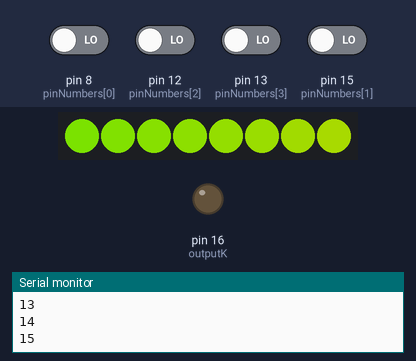
Simulated run of this sketch. Board: Arduino Uno, built with avr-gcc and run on an emulated ATmega328P. Parts: 8 RGB LEDs in strip order, left to right, output pins drawn as LEDs (lit = HIGH), the last lines printed to the serial monitor. The test bench sets the inputs (shaded band); at power-on: pin 8 (pinNumbers[0]), pin 12 (pinNumbers[2]), pin 13 (pinNumbers[3]), pin 15 (pinNumbers[1]) LOW. Dim RGB values are drawn brighter than linear.

Above: at 4.7 s.
At 10.5 s:
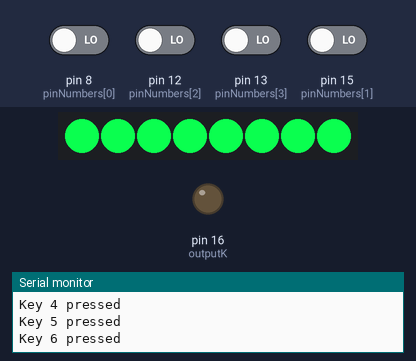
10.6 s: pin 8 (pinNumbers[0]) driven HIGH and pin 12 (pinNumbers[2]) driven HIGH
At 10.6 s:
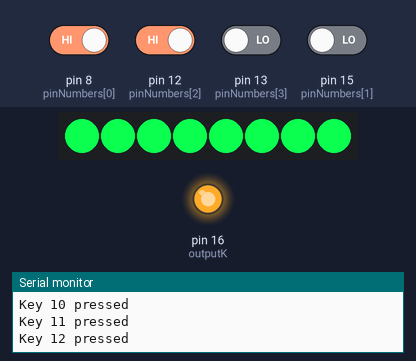
13.6 s: pin 8 (pinNumbers[0]) driven LOW
16.6 s: pin 12 (pinNumbers[2]) driven LOW and pin 13 (pinNumbers[3]) driven HIGH
19.6 s: pin 13 (pinNumbers[3]) driven LOW
21.7 s: pin 13 (pinNumbers[3]) driven HIGH
24.7 s: pin 12 (pinNumbers[2]) driven HIGH
Timing chart, 0 to 27.7 s (numbered marks = the images above; inputs shaded):
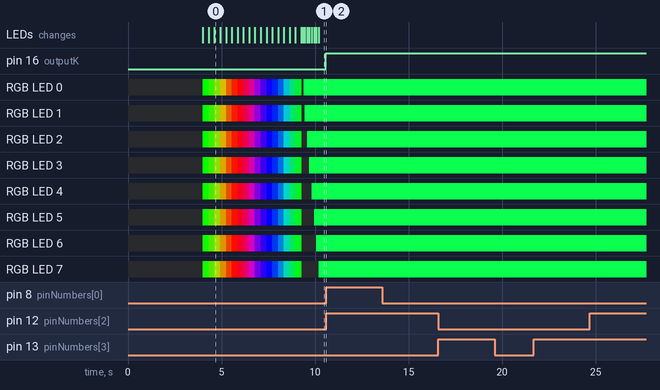

The sketch:

monome.ino
```cpp
/////////////////////////
// DEBUG DEFINITIONS ////
/////////////////////////
#define DEBUG
#define DEBUG2
#define DEBUG3
#define DEBUG_TIMING
#define DEBUG_MONOME

////////////////////////
// DEFINED CONSTANTS////
////////////////////////
#define BUFFER_LENGTH    3     // 3 bytes gives us 24 samples
#define NUM_ROWS         8
#define NUM_COLUMNS      8
#define NUM_INPUTS       NUM_ROWS+NUM_COLUMNS      // 8 rows, 8 columns
#define NUM_BUTTONS      NUM_ROWS * NUM_COLUMNS    // 64 buttons
#define TARGET_LOOP_TIME 744  // (1/56 seconds) / 24 samples = 744 microseconds per sample

#define SERIAL9600
#include "settings.h"

/////////////////////////
// MAKEY MAKEY STRUCT ///
/////////////////////////
typedef struct {
  byte pinNumber;
  int keyCode;
  int timePressed;
  byte measurementBuffer[BUFFER_LENGTH];
  boolean oldestMeasurement;
  byte bufferSum;
  boolean pressed;
  boolean prevPressed;
}
MakeyMakeyInput;
MakeyMakeyInput inputs[NUM_INPUTS];

// create some buttons to keep track of LED states
typedef struct {
  boolean pressed;
  boolean state;
  boolean highlight;
}
Button;
Button buttons [NUM_BUTTONS];
uint32_t ledColor = 0;
uint32_t ledHighlightColor = 0;
uint32_t ledHighlightOnColor = 0;

/////////////////////////
// NEOPIXELS ////////////
/////////////////////////
// http://learn.adafruit.com/adafruit-neopixel-uberguide/neomatrix-library
// set the Neopixel pin to 0 - D0
#define NEO_PIN 0
#include <Adafruit_NeoPixel.h>
Adafruit_NeoPixel strip = Adafruit_NeoPixel(8, NEO_PIN, NEO_GRB + NEO_KHZ800);

///////////////////////////////////
// VARIABLES //////////////////////
///////////////////////////////////
int bufferIndex = 0;
byte byteCounter = 0;
byte bitCounter = 0;
byte inByte;

int pressThreshold;
int releaseThreshold;
int triggerThresh = 200;
boolean inputChanged;


/*
  KEY MAPPINGS
  0-5, pin D0 to D5 - pin D0 controls the Neopixels
  6 - click button pad
  7 - space button pad
  8 - down arrow pad
  9-11, input status LED pin numbers (? unused)
  12 - up arrow pad
  13 - left arrow pad
  14 - pin D14 (unused)
  15 - right arrow pad
  16 - pin D16 (controls LED that indicates when a key is pressed)
  17 - (? unused)
  18-23, pin A0 to A5
*/

int pinNumbers[NUM_INPUTS] = {
  // Rows /////////////////////////
  8,     // row 1 = down arrow pad
  15,    // row 2 = right arrow pad
//  7,     // row 3 = space button pad
//  6,     // row 4 = click
//  2,     // row 5 = pin D2
//  3,     // row 6 = pin D3
//  4,     // row 7 = pin D4
//  5,     // row 8 = pin D5
  // Columns ///////////////////////
  12,     // column 1 = up arrow pad
  13,     // column 2 = left arrow pad
//  18,     // column 3 = A0
//  19,     // column 4 = A1
//  20,     // column 5 = A2
//  21,     // column 6 = A3
//  22,     // column 7 = A4
//  23      // column 8 = A5
};


// LED that indicates when key is pressed
const int outputK = 16;
byte ledCycleCounter = 0;

// timing
int loopTime = 0;
int prevTime = 0;
int loopCounter = 0;


///////////////////////////
// FUNCTIONS //////////////
///////////////////////////
void initializeArduino();
void initializeInputs();
void initializeNeopixels();
void updateMeasurementBuffers();
void updateBufferSums();
void updateBufferIndex();
void updateInputStates();
void addDelay();
void updateOutLED();
void updateNeopixels();

//////////////////////
// SETUP /////////////
//////////////////////
void setup()
{
  initializeArduino();
  initializeInputs();
  initializeNeopixels();
  delay(100);
}

////////////////////
// MAIN LOOP ///////
////////////////////
void loop()
{
  checkSerialInput();
  updateMeasurementBuffers();
  updateBufferSums();
  updateBufferIndex();
  updateInputStates();
  updateOutLED();
  addDelay();
}

//////////////////////////
// INITIALIZE ARDUINO
//////////////////////////
void initializeArduino() {
  Serial.begin(9600);
  while (!Serial) {
    ; // wait for serial port to connect. Needed for Leonardo only
  }
  /* Set up input pins
   DEactivate the internal pull-ups, since we're using external resistors */
  for (int i=0; i<NUM_INPUTS; i++)
  {
    pinMode(pinNumbers[i], INPUT);
    digitalWrite(pinNumbers[i], LOW);
  }

  pinMode(outputK, OUTPUT);
  digitalWrite(outputK, LOW);


#ifdef DEBUG
  delay(4000); // allow us time to reprogram in case things are freaking out
#endif
}

///////////////////////////
// INITIALIZE INPUTS
///////////////////////////
void initializeInputs() {

  float thresholdPerc = SWITCH_THRESHOLD_OFFSET_PERC;
  float thresholdCenterBias = SWITCH_THRESHOLD_CENTER_BIAS/50.0;
  float pressThresholdAmount = (BUFFER_LENGTH * 8) * (thresholdPerc / 100.0);
  float thresholdCenter = ( (BUFFER_LENGTH * 8) / 2.0 ) * (thresholdCenterBias);
  pressThreshold = int(thresholdCenter + pressThresholdAmount);
  releaseThreshold = int(thresholdCenter - pressThresholdAmount);

#ifdef DEBUG
  Serial.println(pressThreshold);
  Serial.println(releaseThreshold);
#endif

  for (int i=0; i<NUM_INPUTS; i++) {
    inputs[i].pinNumber = pinNumbers[i];
    inputs[i].keyCode = keyCodes[i];

    for (int j=0; j<BUFFER_LENGTH; j++) {
      inputs[i].measurementBuffer[j] = 0;
    }
    inputs[i].oldestMeasurement = 0;
    inputs[i].bufferSum = 0;

    inputs[i].pressed = false;
    inputs[i].prevPressed = false;

#ifdef DEBUG
    Serial.println(i);
#endif

  }
}

void checkSerialInput() {
  /*
    here is what the incoming serial data means
    0 => no incoming serial data
    1-64 => strip.setPixelColor(i, ledColor) where i is between 0-63 (turn LED on)
    65-129 => strip.setPixelColor(i, 0) where i is between 0-63 (turn LED off)
    129 => clear monome
    130-137 => highlight columns 0-7
    >138 => corresponds to a color change of the LEDs
  */
  if (Serial.available() > 0) {
    // get incoming byte:
    inByte = Serial.read();

    // turn LED on
    if (inByte < NUM_BUTTONS + 1) {
      buttons[inByte-1].state = true;
      //updateNeopixels;
    }
    // turn LED off
    else if (inByte > NUM_BUTTONS && inByte < NUM_BUTTONS*2 + 1) {
      buttons[inByte-(NUM_BUTTONS+1)].state = false;
      //updateNeopixels();
    }
    // clear monome
    else if (inByte == NUM_BUTTONS*2 + 1) clearMonome();
    // highlight column
    else if (inByte > NUM_BUTTONS*2+1 && inByte < (NUM_BUTTONS)*2+2+NUM_COLUMNS) highlightColumn(inByte-(NUM_BUTTONS*2+2));
    // change ledColor
    //else ledColor = inByte - NUM_BUTTONS*2+2+NUM_COLUMNS;
  }
}

///////////////////////////
// INITIALIZE Neopixels
///////////////////////////
void initializeNeopixels() {
  strip.begin();
  strip.show(); // Initialize all pixels to 'off'
  rainbow(20);
  clearNeopixels();
  setColors();
}


//////////////////////////////
// UPDATE MEASUREMENT BUFFERS
//////////////////////////////
void updateMeasurementBuffers() {

  for (int i=0; i<NUM_INPUTS; i++) {

    // store the oldest measurement, which is the one at the current index,
    // before we update it to the new one
    // we use oldest measurement in updateBufferSums
    byte currentByte = inputs[i].measurementBuffer[byteCounter];
    inputs[i].oldestMeasurement = (currentByte >> bitCounter) & 0x01;

    // make the new measurement
    boolean newMeasurement = digitalRead(inputs[i].pinNumber);

    // invert so that true means the switch is closed, i.e. touched
    newMeasurement = !newMeasurement;

    // store it
    if (newMeasurement) {
      currentByte |= (1<<bitCounter);
    }
    else {
      currentByte &= ~(1<<bitCounter);
    }
    inputs[i].measurementBuffer[byteCounter] = currentByte;
  }
}

///////////////////////////
// UPDATE BUFFER SUMS
///////////////////////////
void updateBufferSums() {

  // the bufferSum is a running tally of the entire measurementBuffer
  // add the new measurement and subtract the old one

  for (int i=0; i<NUM_INPUTS; i++) {
    byte currentByte = inputs[i].measurementBuffer[byteCounter];
    boolean currentMeasurement = (currentByte >> bitCounter) & 0x01;
    if (currentMeasurement) {
      inputs[i].bufferSum++;
    }
    if (inputs[i].oldestMeasurement) {
      inputs[i].bufferSum--;
    }
  }
}

///////////////////////////
// UPDATE BUFFER INDEX
///////////////////////////
void updateBufferIndex() {
  bitCounter++;
  if (bitCounter == 8) {
    bitCounter = 0;
    byteCounter++;
    if (byteCounter == BUFFER_LENGTH) {
      byteCounter = 0;
    }
  }
}

///////////////////////////
// UPDATE INPUT STATES
///////////////////////////
void updateInputStates() {
  inputChanged = false;
  for (int i=0; i<NUM_INPUTS; i++) {
    inputs[i].prevPressed = inputs[i].pressed; // store previous pressed state (only used for mouse buttons)
    if (inputs[i].pressed) {
      if (inputs[i].bufferSum < releaseThreshold) {
        inputChanged = true;
        inputs[i].pressed = false;


        /* TODO - can we reset the entire column or row here rather than updating the entire monome?
        One problem may be the fact that keys are constantly released- if, for example, another
        key is triggered (holding two keys at once), it's possible that the key release is flickered
        between the two keys. Effect: LED cell that flickers on/off rather than solid color.
        */

        if(i<8) resetRow(i);
        else resetColumn(i);
        updateMonome();
      }
    }
    else if (!inputs[i].pressed) {
      if (inputs[i].bufferSum > pressThreshold) {  // input becomes pressed
        inputChanged = true;
        inputs[i].pressed = true;
        updateMonome();
      }
    }
  }
#ifdef DEBUG3
  if (inputChanged) {
    Serial.println("change");
  }
#endif
}


///////////////////////////
// UPDATE MONOME
///////////////////////////
void updateMonome() {
  for(int i=0; i< NUM_ROWS; i++) {
    if(inputs[i].pressed){
      for(int j=0; j< NUM_COLUMNS; j++) {
        if(inputs[j+ NUM_ROWS].pressed) {
          int index = i*NUM_COLUMNS + j;
          if (!buttons[index].pressed) {
            if(!buttons[index].state) {
              buttons[index].state = true;
              updateNeopixels();
#ifdef SERIAL9600
              // add 1 to differentiate index from 0 bytes of serial data
              Serial.write(index+1);
#endif
#ifdef DEBUG_MONOME
              Serial.print("button ");
              Serial.print(index);
              Serial.println(" ON");
#endif
            }
            else {
              buttons[index].state = false;
              updateNeopixels();
#ifdef SERIAL9600
              Serial.write(index+1+NUM_BUTTONS);
#endif
#ifdef DEBUG_MONOME
              Serial.print("button ");
              Serial.print(index);
              Serial.println(" OFF");
#endif
            }
            buttons[index].pressed = true;
          }
        }
      }
    }
  }
}

void resetRow(int rowNum) {
  for(int i=(rowNum*NUM_COLUMNS); i<(rowNum*NUM_COLUMNS+NUM_COLUMNS); i++) {
    buttons[i].pressed = false;
  }
}

void resetColumn(int column) {
  for(int i=column; i<NUM_COLUMNS; i++) {
    buttons[i*NUM_COLUMNS+column].pressed = false;
  }
}

void clearMonome() {
  clearNeopixels();
  for(int i=0; i<NUM_BUTTONS; i++) {
    buttons[i].state = false;
    buttons[i].highlight = false;
  }
}

void highlightColumn(int column) {
  for (int i=0; i<NUM_COLUMNS; i++) {
    // highlight the colum; buttons that are already on get a diff color
    buttons[column+i*NUM_COLUMNS].highlight = true;
    // turn off the column that was previously highlighted
    if (column == 0) {
       buttons[(NUM_COLUMNS-1)+i*NUM_COLUMNS].highlight = false;
    }
    else {
      buttons[column-1+i*NUM_COLUMNS].highlight = false;
    }
  }
  updateNeopixels();
}


///////////////////////////
// UPDATE NEOPIXELS
///////////////////////////
void updateNeopixels() {
  for (int i = 0; i < NUM_BUTTONS; i++) {
    int stripIndex = getStripIndex(i);
    if (buttons[i].state) {
      if (buttons[i].highlight) strip.setPixelColor(stripIndex, ledHighlightOnColor);
      else strip.setPixelColor(stripIndex, ledColor);
    }
    else {
      if(buttons[i].highlight) strip.setPixelColor(stripIndex, ledHighlightColor);
      else strip.setPixelColor(stripIndex, 0);
    }
  }
  strip.show();
}

// since we zig zag the Neopixel strip, test if this is an even or odd row
// and return the strip index that corresponds to the monome index
int getStripIndex(int i) {
  if((i/NUM_ROWS)%2 == 0) return i;
  return (i/NUM_ROWS)*NUM_ROWS + NUM_COLUMNS - 1 - (i%NUM_COLUMNS);
}

void clearNeopixels() {
  for(int i=0; i<NUM_BUTTONS; i++) {
    strip.setPixelColor(i, 0);
  }
  strip.show();
}

///////////////////////////
// ADD DELAY
///////////////////////////
void addDelay() {

  loopTime = micros() - prevTime;
  if (loopTime < TARGET_LOOP_TIME) {
    int wait = TARGET_LOOP_TIME - loopTime;
    delayMicroseconds(wait);
  }

  prevTime = micros();

#ifdef DEBUG_TIMING
  if (loopCounter == 0) {
    int t = micros()-prevTime;
    Serial.println(t);
  }
  loopCounter++;
  loopCounter %= 999;
#endif

}


///////////////////////////
// UPDATE OUT LED
///////////////////////////
void updateOutLED() {
  boolean keyPressed = 0;
  for (int i=0; i<NUM_INPUTS; i++) {
    if (inputs[i].pressed) {
        keyPressed = 1;
#ifdef DEBUG
        Serial.print("Key ");
        Serial.print(i);
        Serial.println(" pressed");
#endif
    }
  }

  if (keyPressed) {
    digitalWrite(outputK, HIGH);
  }
  else {
    digitalWrite(outputK, LOW);
  }
}


///////////////////////////
// NEOPIXEL COLORS
///////////////////////////
// Input a value 0 to 255 to get a color value.
// The colours are a transition r - g - b - back to r.
uint32_t Wheel(byte WheelPos) {
  if(WheelPos < 85) {
   return strip.Color(WheelPos * 3, 255 - WheelPos * 3, 0);
  } else if(WheelPos < 170) {
   WheelPos -= 85;
   return strip.Color(255 - WheelPos * 3, 0, WheelPos * 3);
  } else {
   WheelPos -= 170;
   return strip.Color(0, WheelPos * 3, 255 - WheelPos * 3);
  }
}

void rainbow(uint8_t wait) {
  uint16_t i, j;
  for(j=0; j<256; j++) {
    for(i=0; i<strip.numPixels(); i++) {
      strip.setPixelColor(i, Wheel((i+j) & 255));
    }
    strip.show();
    delay(wait);
  }
}

void setColors() {
  ledColor = strip.Color(10, 255, 79);
  ledHighlightColor = strip.Color(23, 114, 255);
  ledHighlightOnColor = strip.Color(10, 255, 79);
}
```

settings.h
```cpp
#include "Arduino.h"

/*
/////////////////////////////////////////////////////////////////////////
// KEY MAPPINGS: WHICH KEY MAPS TO WHICH PIN ON THE MAKEY MAKEY BOARD? //
/////////////////////////////////////////////////////////////////////////

  - edit the keyCodes array below to change the keys sent by the MaKey MaKey for each input
  - the comments tell you which input sends that key (for example, by default 'w' is sent by pin D5)
  - change the keys by replacing them. for example, you can replace 'w' with any other individual letter,
    number, or symbol on your keyboard
  - you can also use codes for other keys such as modifier and function keys (see the
    the list of additional key codes at the bottom of this file)

*/

int keyCodes[NUM_INPUTS] = {
  '1','2','3','4','5','6','7','8',
  'a','s','d','f','g','h','j','k'
};

///////////////////////////
// NOISE CANCELLATION /////
///////////////////////////
#define SWITCH_THRESHOLD_OFFSET_PERC  5    // number between 1 and 49
                                           // larger value protects better against noise oscillations, but makes it harder to press and release
                                           // recommended values are between 2 and 20
                                           // default value is 5

#define SWITCH_THRESHOLD_CENTER_BIAS 55   // number between 1 and 99
                                          // larger value makes it easier to "release" keys, but harder to "press"
                                          // smaller value makes it easier to "press" keys, but harder to "release"
                                          // recommended values are between 30 and 70
                                          // 50 is "middle" 2.5 volt center
                                          // default value is 55
                                          // 100 = 5V (never use this high)
                                          // 0 = 0 V (never use this low


/////////////////////////
// MOUSE MOTION /////////
/////////////////////////
#define MOUSE_MOTION_UPDATE_INTERVAL  35   // how many loops to wait between
                                           // sending mouse motion updates

#define PIXELS_PER_MOUSE_STEP         4     // a larger number will make the mouse
                                           // move faster

#define MOUSE_RAMP_SCALE              150  // Scaling factor for mouse movement ramping
                                           // Lower = more sensitive mouse movement
                                           // Higher = slower ramping of speed
                                           // 0 = Ramping off

#define MOUSE_MAX_PIXELS              10   // Max pixels per step for mouse movement

/*

///////////////////////////
// ADDITIONAL KEY CODES ///
///////////////////////////

- you can use these codes in the keyCodes array above
- to get modifier keys, function keys, etc

KEY_LEFT_CTRL
KEY_LEFT_SHIFT
KEY_LEFT_ALT
KEY_LEFT_GUI
KEY_RIGHT_CTRL
KEY_RIGHT_SHIFT
KEY_RIGHT_ALT
KEY_RIGHT_GUI

KEY_BACKSPACE
KEY_TAB
KEY_RETURN
KEY_ESC
KEY_INSERT
KEY_DELETE
KEY_PAGE_UP
KEY_PAGE_DOWN
KEY_HOME
KEY_END
KEY_CAPS_LOCK

KEY_F1
KEY_F2
KEY_F3
KEY_F4
KEY_F5
KEY_F6
KEY_F7
KEY_F8
KEY_F9
KEY_F10
KEY_F11
KEY_F12

*/
```
